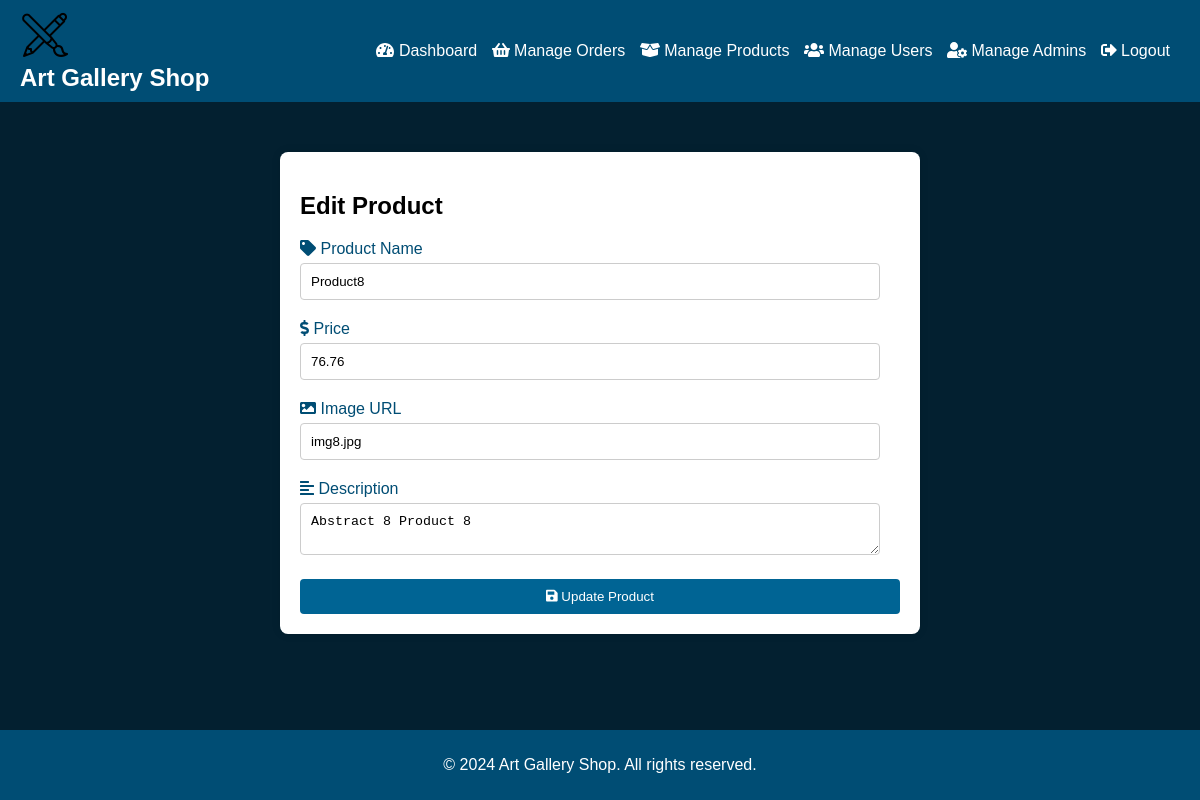
/admin/edit_product.php?id=8 (signed in), run on an earlier commit of the app's database.
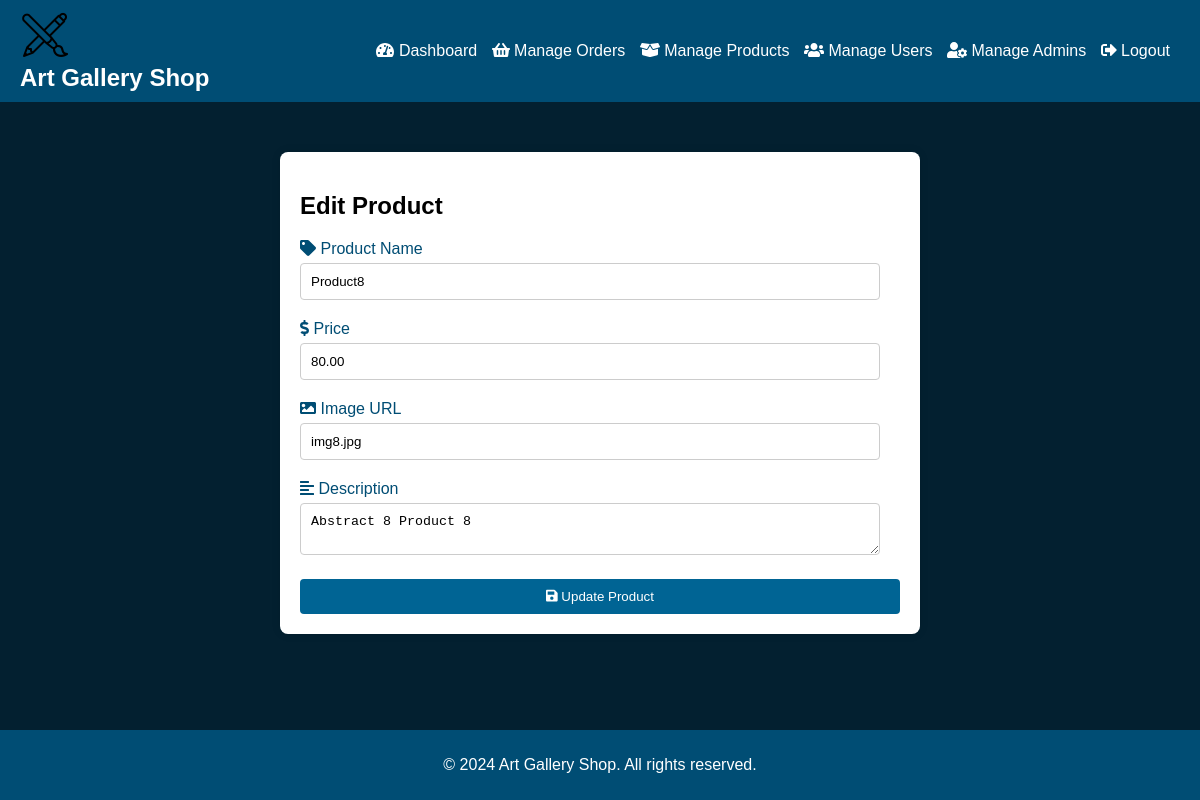
And on a later commit of the database.
### tables this page shows
CREATE TABLE `products` (
  `id` int(11) NOT NULL,
  `name` varchar(255) NOT NULL,
  `price` decimal(10,2) NOT NULL,
  `image` varchar(255) NOT NULL,
  `description` text NOT NULL
);

### admin/edit_product.php (the view, shortened to what this page needs)
<?php
include 'includes/config.php';
$id = $_GET['id'];
$sql = "SELECT * FROM products WHERE id=$id";
$result = $conn->query($sql);
$product = $result->fetch_assoc();
?>
<!DOCTYPE html>
<html lang="en">
<head>
    <link rel="stylesheet" href="css/edit_product_style.css">
    <link rel="stylesheet" href="https://cdnjs.cloudflare.com/ajax/libs/font-awesome/5.15.3/css/all.min.css">
</head>
<body>
    <nav class="navbar">
        <div class="logo">
            <img src="images/logo.png" alt="Logo">
            <h1>Art Gallery Shop</h1>
        </div>
        <ul class="nav-links">
            <li><a href="dashboard.php"><i class="fas fa-tachometer-alt"></i> Dashboard</a></li>
            <li><a href="manage_orders.php"><i class="fas fa-shopping-basket"></i> Manage Orders</a></li>
            <li><a href="manage_products.php"><i class="fas fa-box-open"></i> Manage Products</a></li>
            <li><a href="manage_users.php"><i class="fas fa-users"></i> Manage Users</a></li>
            <li><a href="manage_admins.php"><i class="fas fa-user-cog"></i> Manage Admins</a></li>
            <li><a href="logout.php"><i class="fas fa-sign-out-alt"></i> Logout</a></li>
        </ul>
    </nav>
    <div class="products-container">
        <h2>Edit Product</h2>
        <form action="edit_product.php?id=<?php echo $id; ?>" method="post">
            <div class="form-group">
                <label for="name"><i class="fas fa-tag"></i> Product Name</label>
                <input type="text" id="name" name="name" value="<?php echo $product['name']; ?>" placeholder="Product Name" required>
            </div>
            <div class="form-group">
                <label for="price"><i class="fas fa-dollar-sign"></i> Price</label>
                <input type="text" id="price" name="price" value="<?php echo $product['price']; ?>" placeholder="Price" required>
            </div>
            <div class="form-group">
                <label for="image"><i class="fas fa-image"></i> Image URL</label>
                <input type="text" id="image" name="image" value="<?php echo $product['image']; ?>" placeholder="Image URL" required>
            </div>
            <div class="form-group">
                <label for="description"><i class="fas fa-align-left"></i> Description</label>
                <textarea id="description" name="description" placeholder="Description" required><?php echo $product['description']; ?></textarea>
            </div>
            <button type="submit"><i class="fas fa-save"></i> Update Product</button>
        </form>
    </div>
    <footer class="footer">
        <p>&copy; 2024 Art Gallery Shop. All rights reserved.</p>
    </footer>
</body>
</html>

What changed in the data, as far as the page shows it:
changed products "Product8": price "76.76" → "80.00"
